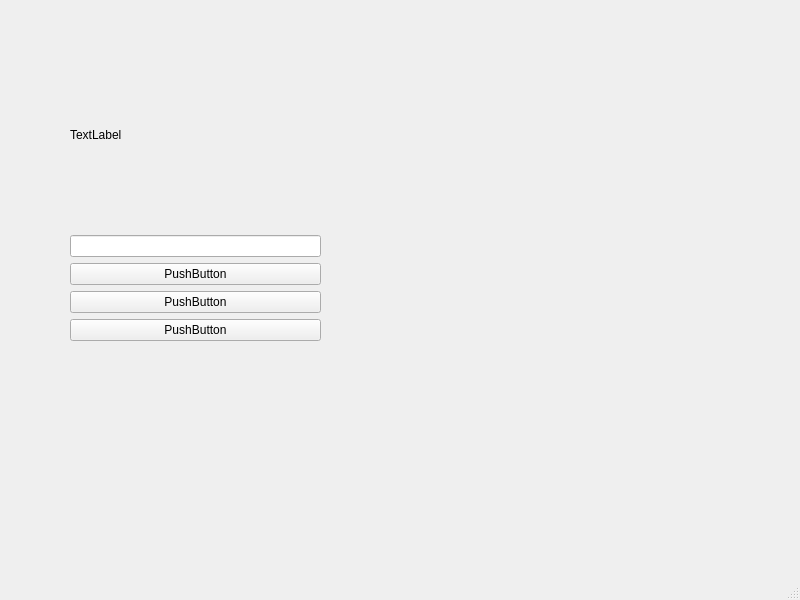
<?xml version="1.0" encoding="UTF-8"?>
<ui version="4.0">
 <class>MainWindow</class>
 <widget class="QMainWindow" name="MainWindow">
  <property name="geometry">
   <rect>
    <x>0</x>
    <y>0</y>
    <width>800</width>
    <height>600</height>
   </rect>
  </property>
  <property name="windowTitle">
   <string>MainWindow</string>
  </property>
  <widget class="QWidget" name="centralwidget">
   <widget class="QWidget" name="verticalLayoutWidget">
    <property name="geometry">
     <rect>
      <x>70</x>
      <y>40</y>
      <width>251</width>
      <height>301</height>
     </rect>
    </property>
    <layout class="QVBoxLayout" name="verticalLayout">
     <item>
      <widget class="QLabel" name="label">
       <property name="text">
        <string>TextLabel</string>
       </property>
      </widget>
     </item>
     <item>
      <widget class="QLineEdit" name="lineEdit">
       <property name="text">
        <string/>
       </property>
      </widget>
     </item>
     <item>
      <widget class="QPushButton" name="pushButton">
       <property name="text">
        <string>PushButton</string>
       </property>
      </widget>
     </item>
     <item>
      <widget class="QPushButton" name="pushButton_2">
       <property name="text">
        <string>PushButton</string>
       </property>
      </widget>
     </item>
     <item>
      <widget class="QPushButton" name="pushButton_3">
       <property name="text">
        <string>PushButton</string>
       </property>
      </widget>
     </item>
    </layout>
   </widget>
  </widget>
  <widget class="QMenuBar" name="menubar">
   <property name="geometry">
    <rect>
     <x>0</x>
     <y>0</y>
     <width>800</width>
     <height>22</height>
    </rect>
   </property>
  </widget>
  <widget class="QStatusBar" name="statusbar"/>
 </widget>
 <resources/>
 <connections/>
</ui>
